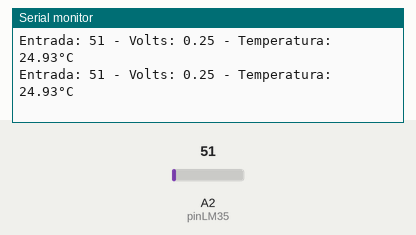
The sketch below on a simulated Arduino Uno, built with avr-gcc and run on an emulated ATmega328P. Parts: the last lines printed to the serial monitor. The inputs (shaded band) are chosen by the test bench; at power-on: A2 (pinLM35) = 51.

Above: at 1.8 s.
1.9 s: A2 (pinLM35) set to 61
At 2.6 s:
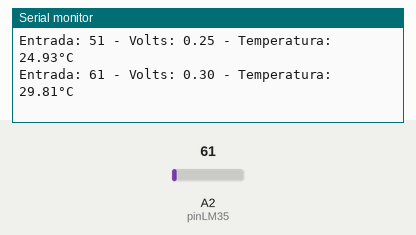
3.4 s: A2 (pinLM35) set to 71
At 4.8 s:
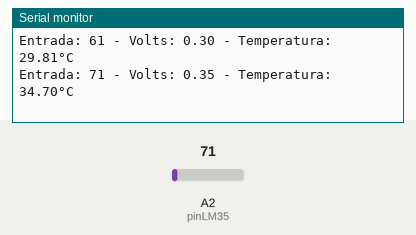
Timing chart, 0 to 6.4 s (numbered marks = the images above; inputs shaded):
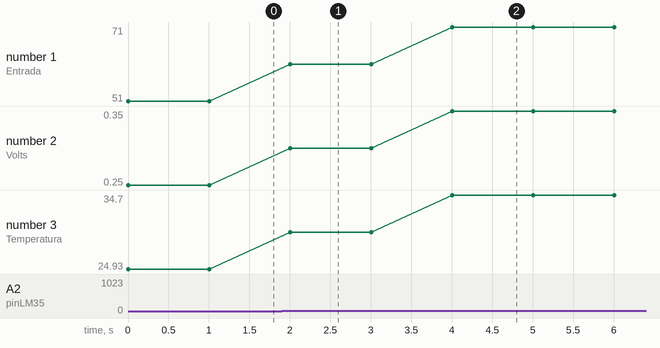

The sketch:

lm35_p2.ino
```cpp
const int pinLM35 = 2;

void setup() {
  Serial.begin(9600); // bps
  pinMode(16, INPUT);
}

void loop() {
  int lectura = analogRead(pinLM35);
  float voltaje = lectura * (5000 / 1023.0);
  float tempC = voltaje / 10;
  Serial.print("Entrada: ");
  Serial.print(lectura);
  Serial.print(" - Volts: ");
  Serial.print(voltaje/1000);
  Serial.print(" - Temperatura: ");
  Serial.print(tempC);
  Serial.print("°C \n");
  delay(1000);
}
```

Measured:
- after the input at 1.9 s, the serial monitor: prints a new line after 0.10 s (image 1)
- after the input at 3.4 s, the serial monitor: prints a new line after 0.61 s (image 2)
- plotted number 1: 51 → 61 after the input at 1.9 s, 61 → 71 after the input at 3.4 s
- plotted number 2: 0.25 → 0.3 after the input at 1.9 s, 0.3 → 0.35 after the input at 3.4 s
- plotted number 3: 24.93 → 29.81 after the input at 1.9 s, 29.81 → 34.7 after the input at 3.4 s
